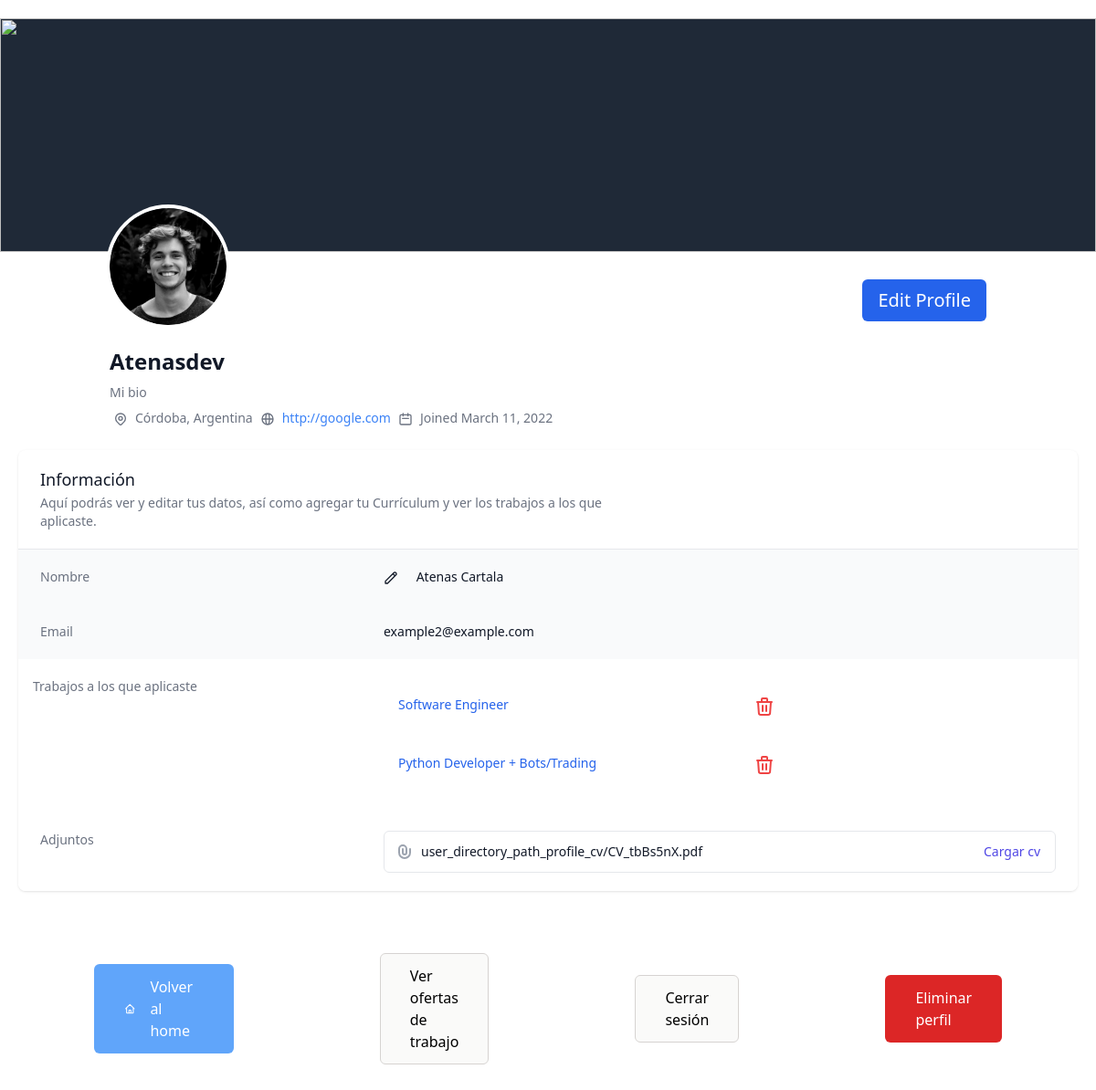
/7, run on the app's committed database.
### home/models.py (models this page shows, shortened)
class UserProfile(models.Model):
    user = models.OneToOneField(User, primary_key=True, on_delete=models.CASCADE, related_name='profile')
    is_professional = models.BooleanField(default=True)
    avatar = models.ImageField(default='users/user-default-profile.png', upload_to='user_directory_path_profile')
    bio = models.TextField(max_length=300, null=True, blank=True)
    date_created = models.DateField(auto_now_add=True)
    url = models.CharField(max_length=100, null=True, blank=True)
    location = models.CharField(max_length=50, null=True, blank=True)
    cv = models.FileField(blank=True, upload_to='user_directory_path_profile_cv')
    job_offer_id = models.ManyToManyField(Offer, blank=True)

class User(AbstractUser):
    id = models.AutoField(primary_key=True)

class Offer(models.Model):
    title = models.CharField("Título", max_length=150)
    logo = models.ImageField(default='offer/offer-default-logo.png', upload_to='user_directory_path_logo')
    company = models.CharField("Compañia", max_length=150)
    description = models.CharField("Descripción", max_length=2000)
    salary = models.IntegerField("Salario", default=0, blank=True)
    modality = models.CharField("Modalidad", choices=MODALITY_CHOICES, max_length=50)
    location = models.CharField("Ubicación", max_length=150)

### home/views.py (the view)
# urls.py: path('<pk>', views.UserProfileView.as_view(), name='user-profile'),
class UserProfileView(DetailView):
    model = UserProfile
    def get(self, request, pk, *args, **kwargs):
        user = get_object_or_404(User, pk=pk)
        profile = UserProfile.objects.get(user=user)
        context = {
            'user': user,
            'profile': profile,
            'jobs': profile.job_offer_id.all(),
        }
        return render(request, 'home/userprofile_detail.html', context)

### home/templates/home/userprofile_detail.html (shortened to what this page needs)
{% extends './base-profile.html' %}
{% load static %}
{% load static tailwind_tags %}
{% load tailwind_filters %}
{% block extra_head %}
  {% tailwind_css %}
{% endblock %}
{% block body %}
<main class=' min-h-screen w-full py-5 overflow-x-hidden'>
    <div class="relative bg-gray-800 max-w-full">
        <div class="absolute inset-0">
            <img class="w-full h-full object-cover" src="https://michaelwashburnjr.com/hubfs/Imported_Blog_Media/python.jpg" alt="">
            <div class="absolute inset-0 mix-blend-multiply" aria-hidden="true"></div>
        </div>
        <div class="relative max-w-7xl mx-auto py-24 px-4 sm:py-32 sm:px-6 lg:px-8"></div>
    </div>
    <div class="md:grid md:gap-6 relative flex space-x-22 pt-4">
    <div class="mt-5 md:mt-0 ">
            <div class="max-w-5xl mx-auto px-4 sm:px-6 lg:px-8">
                <div class="-mt-12 sm:-mt-16 sm:flex sm:items-end sm:space-x-5">
                    <div class="flex">
                        <img class=" h-24 w-24 rounded-full ring-4 dark:ring-dark-second ring-white sm:h-32 sm:w-32 hover:bg-gray-100"
                        src="{{ profile.avatar.url }}" alt="{{ profile.user.username }} Profile Picture">
                    </div>
                    <div x-data="{ open: false }" @keydown.window.escape="open = false" class=" mt-6 sm:flex-1 sm:min-w-0 sm:flex sm:items-center sm:justify-end sm:space-x-6 sm:pb-1">
                        <div class="mt-6 flex flex-col justify-stretch space-y-3 sm:flex-row sm:space-y-0 sm:space-x-4">
                            {% if user.is_authenticated and user == profile.user %}
                            <a href="{% url 'home:edit-profile' user.id %}" class="inline-flex justify-center px-4 py-2 border border-transparent text-xl font-medium rounded-md text-white bg-blue-600 hover:bg-orange-700 focus:outline-none focus:ring-2 focus:ring-offset-2 focus:ring-orange-500">
                                <span>Edit Profile</span>
                            </a>
                            {% endif %}
                        </div>
                    </div>
                </div>
                <div class=" sm:block  mt-6 min-w-0 flex-1">
                    <h1 class="text-2xl font-bold dark:text-dark-txt text-gray-900 truncate">
                    {{profile.user.username}}
                    </h1>
                </div>
                {% if profile.bio %}
                <p class="mt-2 max-w-4xl text-sm dark:text-dark-txt text-gray-500">{{profile.bio}}</p>
                {% endif %}
                <div class="inline-flex grid-cols-3">
                    {% if profile.location %}
                    <p class="mt-2 max-w-4xl text-sm mx-1 text-gray-500 cursor-default">
                    {{profile.location}}
                    </p>
                    {% endif %}
                    {% if profile.url %}
                    <p class="mt-2 max-w-4xl text-sm mx-1 dark:text-dark-txt text-gray-500 cursor-default">
                    <a class="text-blue-500 hover:text-blue-900" href="{{profile.url}}" target="_blank" rel="nofollow">{{profile.url}}</a>
                    </p>
                    {% endif %}
                    {% if profile.date_created %}
                    <p class="mt-2 max-w-4xl text-sm mx-1 text-gray-500 cursor-default">
                    <svg xmlns="http://www.w3.org/2000/svg" class="h-4 w-4 mr-2 inline-block" fill="none" viewBox="0 0 24 24" stroke="currentColor">
                        <path stroke-linecap="round" stroke-linejoin="round" stroke-width="2" d="M8 7V3m8 4V3m-9 8h10M5 21h14a2 2 0 002-2V7a2 2 0 00-2-2H5a2 2 0 00-2 2v12a2 2 0 002 2z" />
                    </svg>Joined {{profile.date_created}}
                    </p>
                    {% endif %}
                </div>
            </div>
        </div>
            {% if user.is_authenticated %}
            <div class="mx-5 bg-white shadow overflow-hidden sm:rounded-lg">
                <div class="px-4 py-5 sm:px-6">
                    <h3 class="text-lg leading-6 font-medium text-gray-900">Información</h3>
                    <p class="mt-1 max-w-2xl text-sm text-gray-500">Aquí podrás ver y editar tus datos, así como agregar tu Currículum y ver los trabajos a los que aplicaste.</p>
                </div>
                <div class="border-t border-gray-200">
                    <dl>
                        <div class="bg-gray-50 px-4 py-5 sm:grid sm:grid-cols-3 sm:gap-4 sm:px-6">
                            <dt class="flex text-sm font-medium text-gray-500">Nombre</dt>
                            <dd class="mt-1 text-sm text-gray-900 sm:mt-0 sm:col-span-2">
                                <a href="{% url 'home:edit-user' user.id %}"><svg xmlns="http://www.w3.org/2000/svg" class="h-4 w-4 mr-2 inline-block" fill="none" viewBox="0 0 24 24" stroke="currentColor" stroke-width="2">
                                <path stroke-linecap="round" stroke-linejoin="round" d="M15.232 5.232l3.536 3.536m-2.036-5.036a2.5 2.5 0 113.536 3.536L6.5 21.036H3v-3.572L16.732 3.732z" />
                                </svg></a>
                                <span class="ml-2 flex-1 w-0 truncate"> {{ user.first_name}} {{ user.last_name }} </span>
                            </dd>
                        </div>
                        <div class="bg-gray-50 px-4 py-5 sm:grid sm:grid-cols-3 sm:gap-4 sm:px-6">
                            <dt class="text-sm font-medium text-gray-500">Email</dt>
                            <dd class="mt-1 text-sm text-gray-900 sm:mt-0 sm:col-span-2">{{ user.email }}</dd>
                        </div>
                        <div class="bg-white px-4 py-5 grid grid-cols-3 auto-cols-max">
                            <dt class="text-sm font-medium text-gray-500">Trabajos a los que aplicaste</dt>
                            <dd class="grid w-screen max-auto text-sm text-gray-900">
                            {% if jobs %}
                                {% for job in jobs %}
                                    <div class="px-4 py-5 sm:grid sm:grid-cols-3 sm:gap-4 sm:px-6">
                                        <a href="{% url 'home:job-view' job.id %}" class="font-medium text-blue-600 hover:text-orange-500">{{ job.title }}</a>
                                        <a href="{% url 'home:job-delete' job.id %}">
                                        </a>
                                    </div>
                                {% endfor %}
                            {% else %}
                                <a href="{% url 'home:jobs' %}" class="font-medium text-blue-600 hover:text-orange-500">Aplicar a ofertas de trabajo</a>
                            {% endif %}
                            </dd>
                        </div>
                        <div class="bg-white px-4 py-5 sm:grid sm:grid-cols-3 sm:gap-4 sm:px-6">
                            {% if user.is_authenticated and user.profile.is_professional and user == profile.user %}
                            <dt class="text-sm font-medium text-gray-500">Adjuntos</dt>
                                <dd class="mt-1 text-sm text-gray-900 sm:mt-0 sm:col-span-2">
                                    <ul role="list" class="border border-gray-200 rounded-md divide-y divide-gray-200">
                                        <li class="pl-3 pr-4 py-3 flex items-center justify-between text-sm">
                                            <div class="w-0 flex-1 flex items-center">
                                                <span class="ml-2 flex-1 w-0 truncate"> {{ user.profile.cv }} </span>
                                            </div>
                                            <div class="ml-4 flex-shrink-0">
                                                <a href="{% url 'home:edit-profile' user.id %}" class="font-medium text-indigo-600 hover:text-indigo-500"> Cargar cv </a>
                                            </div>
                                        </li>
                                    </ul>
                                </dd>
                            {% endif %}
                        </div>
                    </dl>
                </div>
            </div>
            {% endif %}
        </div>
        <div class="min-h-full flex items-center justify-center py-12 px-4 sm:px-6 lg:px-8">
            <a href="{% url 'home:index' %}" class="mt-5 mx-20 max-w-2xl bg-blue-400 border border-transparent rounded-md py-3 px-8 flex items-center justify-center text-base font-medium text-white hover:bg-blue-500 focus:outline-none focus:ring-2 focus:ring-offset-2 focus:ring-blue-500">
               Volver al home</a>
            <a href="{% url 'home:jobs' %}" class="mt-5 mx-20 max-w-2xl bg-stone-50 border border-stone-300 rounded-md py-3 px-8 flex items-center justify-center text-base font-medium hover:bg-stone-300 focus:outline-none focus:ring-2 focus:ring-offset-2 focus:stone-500">Ver ofertas de trabajo</a>
            <a href="{% url 'home:logout' %}" class="mt-5 mx-20 max-w-2xl bg-stone-50 border border-stone-300 rounded-md py-3 px-8 flex items-center justify-center text-base font-medium hover:bg-stone-300 focus:outline-none focus:ring-2 focus:ring-offset-2 focus:stone-500">Cerrar sesión</a>
            <a href="{% url 'home:delete' user.id %}" class="mt-5 mx-20 max-w-2xl bg-red-600 border border-transparent rounded-md py-3 px-8 flex items-center justify-center text-base font-medium text-white hover:bg-red-700 focus:outline-none focus:ring-2 focus:ring-offset-2 focus:ring-red-500">Eliminar perfil</a>
        </div>
</main>
{% endblock %}

### data on the page
UserProfile: avatar (picture), user.username "Atenasdev", bio "Mi bio", location "Córdoba, Argentina", url "http://google.com", date_created "March 11, 2022"
User: first_name "Atenas", last_name "Cartala", email "example2@example.com", profile.cv "user_directory_path_profile_cv/CV_tbBs5nX.pdf"
Offer: title "Software Engineer"
Offer: title "Python Developer + Bots/Trading"
